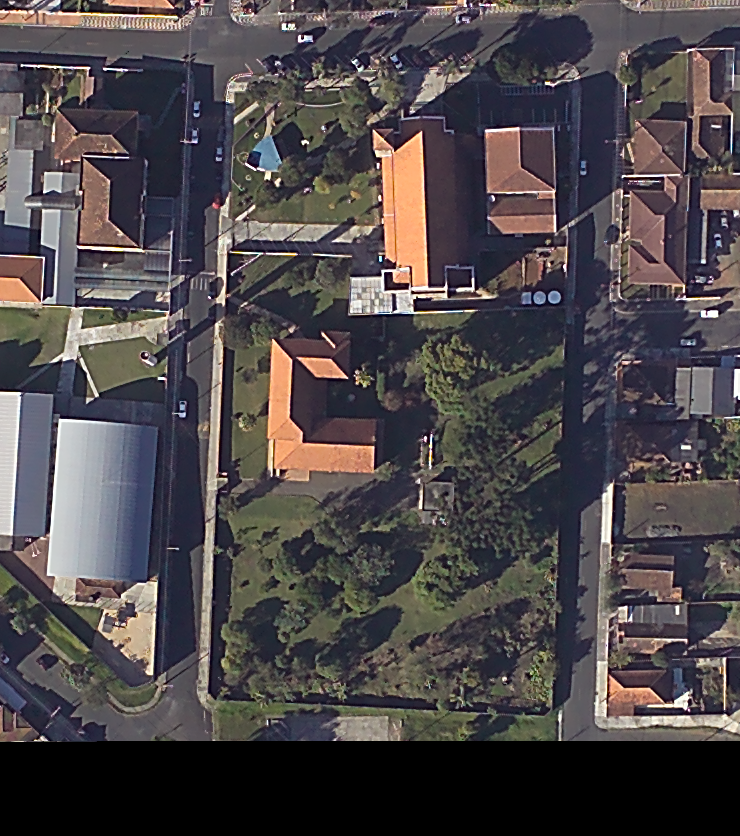
#> input picture teste/kmeans/inner_img_rgb.tif, 740 x 836 px
$ python quat.py
#> lines starting #> are read from the running program, lines starting #| are printed output that depends on the picture
import numpy as np
import cv2

img = cv2.imread('inner_img_rgb.tif')
#> img is the input picture: shape (836, 740, 3); mean B, G, R 74.1, 71.8, 77.5
Z = img.reshape((-1,3))

# convert to np.float32
Z = np.float32(Z)

# define criteria, number of clusters(K) and apply kmeans()
criteria = (cv2.TERM_CRITERIA_EPS + cv2.TERM_CRITERIA_MAX_ITER, 10, 1.0)
K = 10
ret,label,center=cv2.kmeans(Z,K,None,criteria,10,cv2.KMEANS_RANDOM_CENTERS)
#> ret = 187426274.5; center = [[120.4, 165.3, 237.3], [122.2, 128.6, 143.9], [1.95, 0.541, 1.86], [158.8, 164.6, 172.8], [97.81, 104.3, 111.5], [81, 83.53, 87.62], [65.26, 55.59, 60.07], [234, 243.7, 248.2], [192.5, 201.3, 209.7], [50.87, 36.78, 38.33]]

# Now convert back into uint8, and make original image
center = np.uint8(center)
#> center = [[120, 165, 237], [122, 128, 143], [1, 0, 1], [158, 164, 172], [97, 104, 111], [81, 83, 87], [65, 55, 60], [234, 243, 248], [192, 201, 209], [50, 36, 38]]
res = center[label.flatten()]
res2 = res.reshape((img.shape))
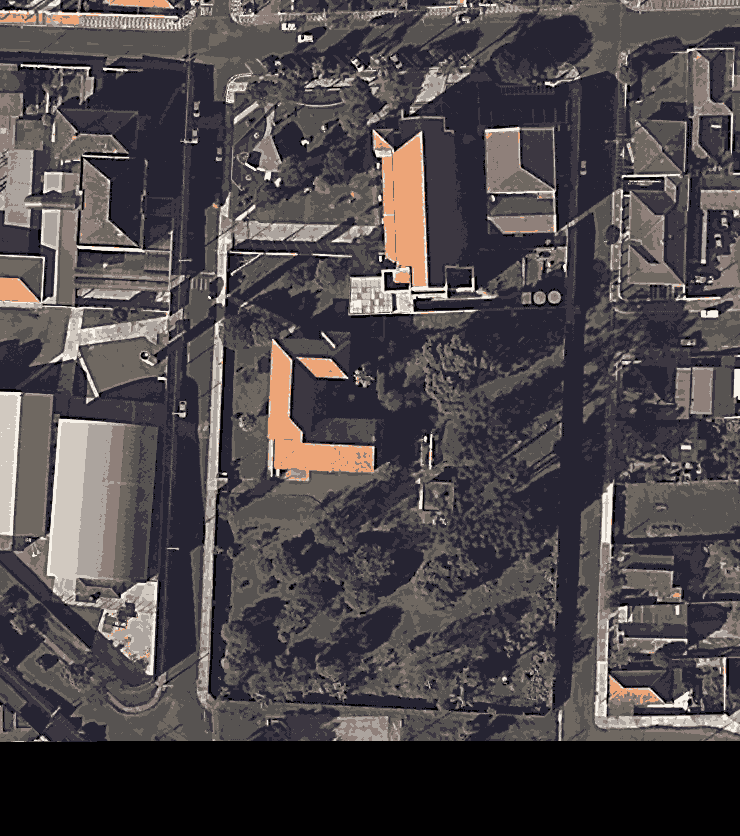
#> res2: shape (836, 740, 3); mean B, G, R 73.5, 71.2, 77

cv2.imshow('res2',res2)
cv2.waitKey(0)
cv2.destroyAllWindows()

cv2.imwrite('img_quant.tif', res2)
